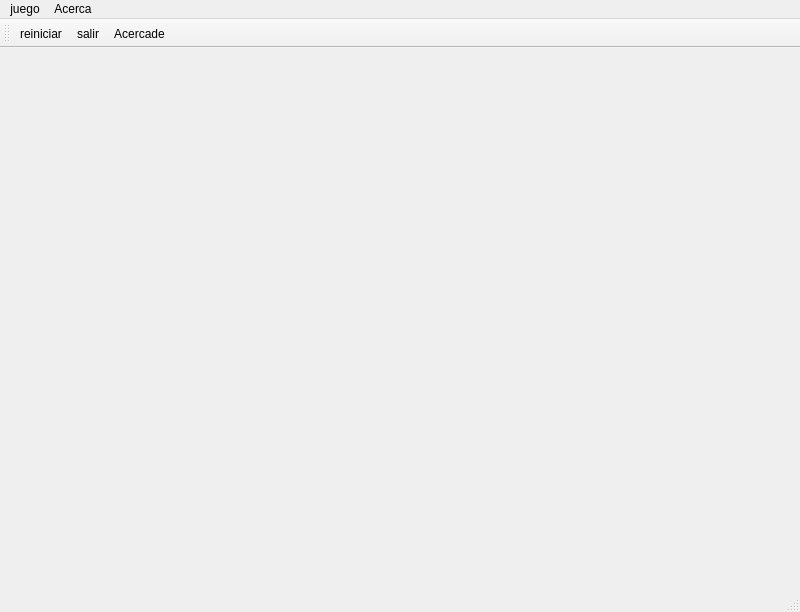
<?xml version="1.0" encoding="UTF-8"?>
<ui version="4.0">
 <class>MainWindow</class>
 <widget class="QMainWindow" name="MainWindow">
  <property name="geometry">
   <rect>
    <x>0</x>
    <y>0</y>
    <width>800</width>
    <height>600</height>
   </rect>
  </property>
  <property name="windowTitle">
   <string>Memory</string>
  </property>
  <widget class="QWidget" name="centralwidget">
   <layout class="QVBoxLayout" name="verticalLayout">
    <item>
     <layout class="QHBoxLayout" name="horizontalLayout">
      <item>
       <spacer name="horizontalSpacer">
        <property name="orientation">
         <enum>Qt::Horizontal</enum>
        </property>
        <property name="sizeHint" stdset="0">
         <size>
          <width>40</width>
          <height>20</height>
         </size>
        </property>
       </spacer>
      </item>
      <item>
       <layout class="QGridLayout" name="gridLayout_2">
        <item row="4" column="1">
         <widget class="QPushButton" name="m41">
          <property name="sizePolicy">
           <sizepolicy hsizetype="Expanding" vsizetype="Expanding">
            <horstretch>0</horstretch>
            <verstretch>0</verstretch>
           </sizepolicy>
          </property>
          <property name="minimumSize">
           <size>
            <width>100</width>
            <height>100</height>
           </size>
          </property>
          <property name="text">
           <string/>
          </property>
          <property name="icon">
           <iconset resource="icono.qrc">
            <normaloff>:/Iconos/topsecret.png</normaloff>:/Iconos/topsecret.png</iconset>
          </property>
          <property name="iconSize">
           <size>
            <width>80</width>
            <height>80</height>
           </size>
          </property>
          <property name="autoRepeat">
           <bool>false</bool>
          </property>
          <property name="autoExclusive">
           <bool>false</bool>
          </property>
          <property name="flat">
           <bool>true</bool>
          </property>
         </widget>
        </item>
        <item row="3" column="4">
         <widget class="QPushButton" name="m34">
          <property name="sizePolicy">
           <sizepolicy hsizetype="Expanding" vsizetype="Expanding">
            <horstretch>0</horstretch>
            <verstretch>0</verstretch>
           </sizepolicy>
          </property>
          <property name="minimumSize">
           <size>
            <width>100</width>
            <height>100</height>
           </size>
          </property>
          <property name="text">
           <string/>
          </property>
          <property name="icon">
           <iconset resource="icono.qrc">
            <normaloff>:/Iconos/topsecret.png</normaloff>:/Iconos/topsecret.png</iconset>
          </property>
          <property name="iconSize">
           <size>
            <width>80</width>
            <height>80</height>
           </size>
          </property>
          <property name="autoRepeat">
           <bool>false</bool>
          </property>
          <property name="autoExclusive">
           <bool>false</bool>
          </property>
          <property name="flat">
           <bool>true</bool>
          </property>
         </widget>
        </item>
        <item row="0" column="1">
         <widget class="QPushButton" name="m01">
          <property name="sizePolicy">
           <sizepolicy hsizetype="Expanding" vsizetype="Expanding">
            <horstretch>0</horstretch>
            <verstretch>0</verstretch>
           </sizepolicy>
          </property>
          <property name="minimumSize">
           <size>
            <width>100</width>
            <height>100</height>
           </size>
          </property>
          <property name="text">
           <string/>
          </property>
          <property name="icon">
           <iconset resource="icono.qrc">
            <normaloff>:/Iconos/topsecret.png</normaloff>:/Iconos/topsecret.png</iconset>
          </property>
          <property name="iconSize">
           <size>
            <width>80</width>
            <height>80</height>
           </size>
          </property>
          <property name="autoRepeat">
           <bool>false</bool>
          </property>
          <property name="autoExclusive">
           <bool>false</bool>
          </property>
          <property name="flat">
           <bool>true</bool>
          </property>
         </widget>
        </item>
        <item row="3" column="5">
         <widget class="QPushButton" name="m35">
          <property name="sizePolicy">
           <sizepolicy hsizetype="Expanding" vsizetype="Expanding">
            <horstretch>0</horstretch>
            <verstretch>0</verstretch>
           </sizepolicy>
          </property>
          <property name="minimumSize">
           <size>
            <width>100</width>
            <height>100</height>
           </size>
          </property>
          <property name="text">
           <string/>
          </property>
          <property name="icon">
           <iconset resource="icono.qrc">
            <normaloff>:/Iconos/topsecret.png</normaloff>:/Iconos/topsecret.png</iconset>
          </property>
          <property name="iconSize">
           <size>
            <width>80</width>
            <height>80</height>
           </size>
          </property>
          <property name="autoRepeat">
           <bool>false</bool>
          </property>
          <property name="autoExclusive">
           <bool>false</bool>
          </property>
          <property name="flat">
           <bool>true</bool>
          </property>
         </widget>
        </item>
        <item row="2" column="4">
         <widget class="QPushButton" name="m24">
          <property name="sizePolicy">
           <sizepolicy hsizetype="Expanding" vsizetype="Expanding">
            <horstretch>0</horstretch>
            <verstretch>0</verstretch>
           </sizepolicy>
          </property>
          <property name="minimumSize">
           <size>
            <width>100</width>
            <height>100</height>
           </size>
          </property>
          <property name="text">
           <string/>
          </property>
          <property name="icon">
           <iconset resource="icono.qrc">
            <normaloff>:/Iconos/topsecret.png</normaloff>:/Iconos/topsecret.png</iconset>
          </property>
          <property name="iconSize">
           <size>
            <width>80</width>
            <height>80</height>
           </size>
          </property>
          <property name="autoRepeat">
           <bool>false</bool>
          </property>
          <property name="autoExclusive">
           <bool>false</bool>
          </property>
          <property name="flat">
           <bool>true</bool>
          </property>
         </widget>
        </item>
        <item row="3" column="1">
         <widget class="QPushButton" name="m31">
          <property name="sizePolicy">
           <sizepolicy hsizetype="Expanding" vsizetype="Expanding">
            <horstretch>0</horstretch>
            <verstretch>0</verstretch>
           </sizepolicy>
          </property>
          <property name="minimumSize">
           <size>
            <width>100</width>
            <height>100</height>
           </size>
          </property>
          <property name="text">
           <string/>
          </property>
          <property name="icon">
           <iconset resource="icono.qrc">
            <normaloff>:/Iconos/topsecret.png</normaloff>:/Iconos/topsecret.png</iconset>
          </property>
          <property name="iconSize">
           <size>
            <width>80</width>
            <height>80</height>
           </size>
          </property>
          <property name="autoRepeat">
           <bool>false</bool>
          </property>
          <property name="autoExclusive">
           <bool>false</bool>
          </property>
          <property name="flat">
           <bool>true</bool>
          </property>
         </widget>
        </item>
        <item row="4" column="4">
         <widget class="QPushButton" name="m44">
          <property name="sizePolicy">
           <sizepolicy hsizetype="Expanding" vsizetype="Expanding">
            <horstretch>0</horstretch>
            <verstretch>0</verstretch>
           </sizepolicy>
          </property>
          <property name="minimumSize">
           <size>
            <width>100</width>
            <height>100</height>
           </size>
          </property>
          <property name="text">
           <string/>
          </property>
          <property name="icon">
           <iconset resource="icono.qrc">
            <normaloff>:/Iconos/topsecret.png</normaloff>:/Iconos/topsecret.png</iconset>
          </property>
          <property name="iconSize">
           <size>
            <width>80</width>
            <height>80</height>
           </size>
          </property>
          <property name="autoRepeat">
           <bool>false</bool>
          </property>
          <property name="autoExclusive">
           <bool>false</bool>
          </property>
          <property name="flat">
           <bool>true</bool>
          </property>
         </widget>
        </item>
        <item row="2" column="0">
         <widget class="QPushButton" name="m20">
          <property name="sizePolicy">
           <sizepolicy hsizetype="Expanding" vsizetype="Expanding">
            <horstretch>0</horstretch>
            <verstretch>0</verstretch>
           </sizepolicy>
          </property>
          <property name="minimumSize">
           <size>
            <width>100</width>
            <height>100</height>
           </size>
          </property>
          <property name="text">
           <string/>
          </property>
          <property name="icon">
           <iconset resource="icono.qrc">
            <normaloff>:/Iconos/topsecret.png</normaloff>:/Iconos/topsecret.png</iconset>
          </property>
          <property name="iconSize">
           <size>
            <width>80</width>
            <height>80</height>
           </size>
          </property>
          <property name="autoRepeat">
           <bool>false</bool>
          </property>
          <property name="autoExclusive">
           <bool>false</bool>
          </property>
          <property name="flat">
           <bool>true</bool>
          </property>
         </widget>
        </item>
        <item row="2" column="2">
         <widget class="QPushButton" name="m22">
          <property name="sizePolicy">
           <sizepolicy hsizetype="Expanding" vsizetype="Expanding">
            <horstretch>0</horstretch>
            <verstretch>0</verstretch>
           </sizepolicy>
          </property>
          <property name="minimumSize">
           <size>
            <width>100</width>
            <height>100</height>
           </size>
          </property>
          <property name="text">
           <string/>
          </property>
          <property name="icon">
           <iconset resource="icono.qrc">
            <normaloff>:/Iconos/topsecret.png</normaloff>:/Iconos/topsecret.png</iconset>
          </property>
          <property name="iconSize">
           <size>
            <width>80</width>
            <height>80</height>
           </size>
          </property>
          <property name="autoRepeat">
           <bool>false</bool>
          </property>
          <property name="autoExclusive">
           <bool>false</bool>
          </property>
          <property name="flat">
           <bool>true</bool>
          </property>
         </widget>
        </item>
        <item row="3" column="2">
         <widget class="QPushButton" name="m32">
          <property name="sizePolicy">
           <sizepolicy hsizetype="Expanding" vsizetype="Expanding">
            <horstretch>0</horstretch>
            <verstretch>0</verstretch>
           </sizepolicy>
          </property>
          <property name="minimumSize">
           <size>
            <width>100</width>
            <height>100</height>
           </size>
          </property>
          <property name="text">
           <string/>
          </property>
          <property name="icon">
           <iconset resource="icono.qrc">
            <normaloff>:/Iconos/topsecret.png</normaloff>:/Iconos/topsecret.png</iconset>
          </property>
          <property name="iconSize">
           <size>
            <width>80</width>
            <height>80</height>
           </size>
          </property>
          <property name="autoRepeat">
           <bool>false</bool>
          </property>
          <property name="autoExclusive">
           <bool>false</bool>
          </property>
          <property name="flat">
           <bool>true</bool>
          </property>
         </widget>
        </item>
        <item row="1" column="5">
         <widget class="QPushButton" name="m15">
          <property name="sizePolicy">
           <sizepolicy hsizetype="Expanding" vsizetype="Expanding">
            <horstretch>0</horstretch>
            <verstretch>0</verstretch>
           </sizepolicy>
          </property>
          <property name="minimumSize">
           <size>
            <width>100</width>
            <height>100</height>
           </size>
          </property>
          <property name="text">
           <string/>
          </property>
          <property name="icon">
           <iconset resource="icono.qrc">
            <normaloff>:/Iconos/topsecret.png</normaloff>:/Iconos/topsecret.png</iconset>
          </property>
          <property name="iconSize">
           <size>
            <width>80</width>
            <height>80</height>
           </size>
          </property>
          <property name="autoRepeat">
           <bool>false</bool>
          </property>
          <property name="autoExclusive">
           <bool>false</bool>
          </property>
          <property name="flat">
           <bool>true</bool>
          </property>
         </widget>
        </item>
        <item row="0" column="5">
         <widget class="QPushButton" name="m05">
          <property name="sizePolicy">
           <sizepolicy hsizetype="Expanding" vsizetype="Expanding">
            <horstretch>0</horstretch>
            <verstretch>0</verstretch>
           </sizepolicy>
          </property>
          <property name="minimumSize">
           <size>
            <width>100</width>
            <height>100</height>
           </size>
          </property>
          <property name="text">
           <string/>
          </property>
          <property name="icon">
           <iconset resource="icono.qrc">
            <normaloff>:/Iconos/topsecret.png</normaloff>:/Iconos/topsecret.png</iconset>
          </property>
          <property name="iconSize">
           <size>
            <width>80</width>
            <height>80</height>
           </size>
          </property>
          <property name="autoRepeat">
           <bool>false</bool>
          </property>
          <property name="autoExclusive">
           <bool>false</bool>
          </property>
          <property name="flat">
           <bool>true</bool>
          </property>
         </widget>
        </item>
        <item row="1" column="4">
         <widget class="QPushButton" name="m14">
          <property name="sizePolicy">
           <sizepolicy hsizetype="Expanding" vsizetype="Expanding">
            <horstretch>0</horstretch>
            <verstretch>0</verstretch>
           </sizepolicy>
          </property>
          <property name="minimumSize">
           <size>
            <width>100</width>
            <height>100</height>
           </size>
          </property>
          <property name="text">
           <string/>
          </property>
          <property name="icon">
           <iconset resource="icono.qrc">
            <normaloff>:/Iconos/topsecret.png</normaloff>:/Iconos/topsecret.png</iconset>
          </property>
          <property name="iconSize">
           <size>
            <width>80</width>
            <height>80</height>
           </size>
          </property>
          <property name="autoRepeat">
           <bool>false</bool>
          </property>
          <property name="autoExclusive">
           <bool>false</bool>
          </property>
          <property name="flat">
           <bool>true</bool>
          </property>
         </widget>
        </item>
        <item row="0" column="2">
         <widget class="QPushButton" name="m02">
          <property name="sizePolicy">
           <sizepolicy hsizetype="Expanding" vsizetype="Expanding">
            <horstretch>0</horstretch>
            <verstretch>0</verstretch>
           </sizepolicy>
          </property>
          <property name="minimumSize">
           <size>
            <width>100</width>
            <height>100</height>
           </size>
          </property>
          <property name="text">
           <string/>
          </property>
          <property name="icon">
           <iconset resource="icono.qrc">
            <normaloff>:/Iconos/topsecret.png</normaloff>:/Iconos/topsecret.png</iconset>
          </property>
          <property name="iconSize">
           <size>
            <width>80</width>
            <height>80</height>
           </size>
          </property>
          <property name="autoRepeat">
           <bool>false</bool>
          </property>
          <property name="autoExclusive">
           <bool>false</bool>
          </property>
          <property name="flat">
           <bool>true</bool>
          </property>
         </widget>
        </item>
        <item row="2" column="1">
         <widget class="QPushButton" name="m21">
          <property name="sizePolicy">
           <sizepolicy hsizetype="Expanding" vsizetype="Expanding">
            <horstretch>0</horstretch>
            <verstretch>0</verstretch>
           </sizepolicy>
          </property>
          <property name="minimumSize">
           <size>
            <width>100</width>
            <height>100</height>
           </size>
          </property>
          <property name="text">
           <string/>
          </property>
          <property name="icon">
           <iconset resource="icono.qrc">
            <normaloff>:/Iconos/topsecret.png</normaloff>:/Iconos/topsecret.png</iconset>
          </property>
          <property name="iconSize">
           <size>
            <width>80</width>
            <height>80</height>
           </size>
          </property>
          <property name="autoRepeat">
           <bool>false</bool>
          </property>
          <property name="autoExclusive">
           <bool>false</bool>
          </property>
          <property name="flat">
           <bool>true</bool>
          </property>
         </widget>
        </item>
        <item row="2" column="5">
         <widget class="QPushButton" name="m25">
          <property name="sizePolicy">
           <sizepolicy hsizetype="Expanding" vsizetype="Expanding">
            <horstretch>0</horstretch>
            <verstretch>0</verstretch>
           </sizepolicy>
          </property>
          <property name="minimumSize">
           <size>
            <width>100</width>
            <height>100</height>
           </size>
          </property>
          <property name="text">
           <string/>
          </property>
          <property name="icon">
           <iconset resource="icono.qrc">
            <normaloff>:/Iconos/topsecret.png</normaloff>:/Iconos/topsecret.png</iconset>
          </property>
          <property name="iconSize">
           <size>
            <width>80</width>
            <height>80</height>
           </size>
          </property>
          <property name="autoRepeat">
           <bool>false</bool>
          </property>
          <property name="autoExclusive">
           <bool>false</bool>
          </property>
          <property name="flat">
           <bool>true</bool>
          </property>
         </widget>
        </item>
        <item row="3" column="3">
         <widget class="QPushButton" name="m33">
          <property name="sizePolicy">
           <sizepolicy hsizetype="Expanding" vsizetype="Expanding">
            <horstretch>0</horstretch>
            <verstretch>0</verstretch>
           </sizepolicy>
          </property>
          <property name="minimumSize">
           <size>
            <width>100</width>
            <height>100</height>
           </size>
          </property>
          <property name="text">
           <string/>
          </property>
          <property name="icon">
           <iconset resource="icono.qrc">
            <normaloff>:/Iconos/topsecret.png</normaloff>:/Iconos/topsecret.png</iconset>
          </property>
          <property name="iconSize">
           <size>
            <width>80</width>
            <height>80</height>
           </size>
          </property>
          <property name="autoRepeat">
           <bool>false</bool>
          </property>
          <property name="autoExclusive">
           <bool>false</bool>
          </property>
          <property name="flat">
           <bool>true</bool>
          </property>
         </widget>
        </item>
        <item row="1" column="0">
         <widget class="QPushButton" name="m10">
          <property name="sizePolicy">
           <sizepolicy hsizetype="Expanding" vsizetype="Expanding">
            <horstretch>0</horstretch>
            <verstretch>0</verstretch>
           </sizepolicy>
          </property>
          <property name="minimumSize">
           <size>
            <width>100</width>
            <height>100</height>
           </size>
          </property>
          <property name="text">
           <string/>
          </property>
          <property name="icon">
           <iconset resource="icono.qrc">
            <normaloff>:/Iconos/topsecret.png</normaloff>:/Iconos/topsecret.png</iconset>
          </property>
          <property name="iconSize">
           <size>
            <width>80</width>
            <height>80</height>
           </size>
          </property>
          <property name="autoRepeat">
           <bool>false</bool>
          </property>
          <property name="autoExclusive">
           <bool>false</bool>
          </property>
          <property name="flat">
           <bool>true</bool>
          </property>
         </widget>
        </item>
        <item row="1" column="2">
         <widget class="QPushButton" name="m12">
          <property name="sizePolicy">
           <sizepolicy hsizetype="Expanding" vsizetype="Expanding">
            <horstretch>0</horstretch>
            <verstretch>0</verstretch>
           </sizepolicy>
          </property>
          <property name="minimumSize">
           <size>
            <width>100</width>
            <height>100</height>
           </size>
          </property>
          <property name="text">
           <string/>
          </property>
          <property name="icon">
           <iconset resource="icono.qrc">
            <normaloff>:/Iconos/topsecret.png</normaloff>:/Iconos/topsecret.png</iconset>
          </property>
          <property name="iconSize">
           <size>
            <width>80</width>
            <height>80</height>
           </size>
          </property>
          <property name="autoRepeat">
           <bool>false</bool>
          </property>
          <property name="autoExclusive">
           <bool>false</bool>
          </property>
          <property name="flat">
           <bool>true</bool>
          </property>
         </widget>
        </item>
        <item row="0" column="3">
         <widget class="QPushButton" name="m03">
          <property name="sizePolicy">
           <sizepolicy hsizetype="Expanding" vsizetype="Expanding">
            <horstretch>0</horstretch>
            <verstretch>0</verstretch>
           </sizepolicy>
          </property>
          <property name="minimumSize">
           <size>
            <width>100</width>
            <height>100</height>
           </size>
          </property>
          <property name="text">
           <string/>
          </property>
          <property name="icon">
           <iconset resource="icono.qrc">
            <normaloff>:/Iconos/topsecret.png</normaloff>:/Iconos/topsecret.png</iconset>
          </property>
          <property name="iconSize">
           <size>
            <width>80</width>
            <height>80</height>
           </size>
          </property>
          <property name="autoRepeat">
           <bool>false</bool>
          </property>
          <property name="autoExclusive">
           <bool>false</bool>
          </property>
          <property name="flat">
           <bool>true</bool>
          </property>
         </widget>
        </item>
        <item row="4" column="0">
         <widget class="QPushButton" name="m40">
          <property name="sizePolicy">
           <sizepolicy hsizetype="Expanding" vsizetype="Expanding">
            <horstretch>0</horstretch>
            <verstretch>0</verstretch>
           </sizepolicy>
          </property>
          <property name="minimumSize">
           <size>
            <width>100</width>
            <height>100</height>
           </size>
          </property>
          <property name="text">
           <string/>
          </property>
          <property name="icon">
           <iconset resource="icono.qrc">
            <normaloff>:/Iconos/topsecret.png</normaloff>:/Iconos/topsecret.png</iconset>
          </property>
          <property name="iconSize">
           <size>
            <width>80</width>
            <height>80</height>
           </size>
          </property>
          <property name="autoRepeat">
           <bool>false</bool>
          </property>
          <property name="autoExclusive">
           <bool>false</bool>
          </property>
          <property name="flat">
           <bool>true</bool>
          </property>
         </widget>
        </item>
        <item row="4" column="2">
         <widget class="QPushButton" name="m42">
          <property name="sizePolicy">
           <sizepolicy hsizetype="Expanding" vsizetype="Expanding">
            <horstretch>0</horstretch>
            <verstretch>0</verstretch>
           </sizepolicy>
          </property>
          <property name="minimumSize">
           <size>
            <width>100</width>
            <height>100</height>
           </size>
          </property>
          <property name="text">
           <string/>
          </property>
          <property name="icon">
           <iconset resource="icono.qrc">
            <normaloff>:/Iconos/topsecret.png</normaloff>:/Iconos/topsecret.png</iconset>
          </property>
          <property name="iconSize">
           <size>
            <width>80</width>
            <height>80</height>
           </size>
          </property>
          <property name="autoRepeat">
           <bool>false</bool>
          </property>
          <property name="autoExclusive">
           <bool>false</bool>
          </property>
          <property name="flat">
           <bool>true</bool>
          </property>
         </widget>
        </item>
        <item row="1" column="3">
         <widget class="QPushButton" name="m13">
          <property name="sizePolicy">
           <sizepolicy hsizetype="Expanding" vsizetype="Expanding">
            <horstretch>0</horstretch>
            <verstretch>0</verstretch>
           </sizepolicy>
          </property>
          <property name="minimumSize">
           <size>
            <width>100</width>
            <height>100</height>
           </size>
          </property>
          <property name="text">
           <string/>
          </property>
          <property name="icon">
           <iconset resource="icono.qrc">
            <normaloff>:/Iconos/topsecret.png</normaloff>:/Iconos/topsecret.png</iconset>
          </property>
          <property name="iconSize">
           <size>
            <width>80</width>
            <height>80</height>
           </size>
          </property>
          <property name="autoRepeat">
           <bool>false</bool>
          </property>
          <property name="autoExclusive">
           <bool>false</bool>
          </property>
          <property name="flat">
           <bool>true</bool>
          </property>
         </widget>
        </item>
        <item row="3" column="0">
         <widget class="QPushButton" name="m30">
          <property name="sizePolicy">
           <sizepolicy hsizetype="Expanding" vsizetype="Expanding">
            <horstretch>0</horstretch>
            <verstretch>0</verstretch>
           </sizepolicy>
          </property>
          <property name="minimumSize">
           <size>
            <width>100</width>
            <height>100</height>
           </size>
          </property>
          <property name="text">
           <string/>
          </property>
          <property name="icon">
           <iconset resource="icono.qrc">
            <normaloff>:/Iconos/topsecret.png</normaloff>:/Iconos/topsecret.png</iconset>
          </property>
          <property name="iconSize">
           <size>
            <width>80</width>
            <height>80</height>
           </size>
          </property>
          <property name="autoRepeat">
           <bool>false</bool>
          </property>
          <property name="autoExclusive">
           <bool>false</bool>
          </property>
          <property name="flat">
           <bool>true</bool>
          </property>
         </widget>
        </item>
        <item row="0" column="4">
         <widget class="QPushButton" name="m04">
          <property name="sizePolicy">
           <sizepolicy hsizetype="Expanding" vsizetype="Expanding">
            <horstretch>0</horstretch>
            <verstretch>0</verstretch>
           </sizepolicy>
          </property>
          <property name="minimumSize">
           <size>
            <width>100</width>
            <height>100</height>
           </size>
          </property>
          <property name="text">
           <string/>
          </property>
          <property name="icon">
           <iconset resource="icono.qrc">
            <normaloff>:/Iconos/topsecret.png</normaloff>:/Iconos/topsecret.png</iconset>
          </property>
          <property name="iconSize">
           <size>
            <width>80</width>
            <height>80</height>
           </size>
          </property>
          <property name="autoRepeat">
           <bool>false</bool>
          </property>
          <property name="autoExclusive">
           <bool>false</bool>
          </property>
          <property name="flat">
           <bool>true</bool>
          </property>
         </widget>
        </item>
        <item row="0" column="0">
         <widget class="QPushButton" name="m00">
          <property name="sizePolicy">
           <sizepolicy hsizetype="Expanding" vsizetype="Expanding">
            <horstretch>0</horstretch>
            <verstretch>0</verstretch>
           </sizepolicy>
          </property>
          <property name="minimumSize">
           <size>
            <width>100</width>
            <height>100</height>
           </size>
          </property>
          <property name="text">
           <string/>
          </property>
          <property name="icon">
           <iconset resource="icono.qrc">
            <normaloff>:/Iconos/topsecret.png</normaloff>:/Iconos/topsecret.png</iconset>
          </property>
          <property name="iconSize">
           <size>
            <width>80</width>
            <height>80</height>
           </size>
          </property>
          <property name="autoRepeat">
           <bool>false</bool>
          </property>
          <property name="autoExclusive">
           <bool>false</bool>
          </property>
          <property name="flat">
           <bool>true</bool>
          </property>
         </widget>
        </item>
        <item row="2" column="3">
         <widget class="QPushButton" name="m23">
          <property name="sizePolicy">
           <sizepolicy hsizetype="Expanding" vsizetype="Expanding">
            <horstretch>0</horstretch>
            <verstretch>0</verstretch>
           </sizepolicy>
          </property>
          <property name="minimumSize">
           <size>
            <width>100</width>
            <height>100</height>
           </size>
          </property>
          <property name="text">
           <string/>
          </property>
          <property name="icon">
           <iconset resource="icono.qrc">
            <normaloff>:/Iconos/topsecret.png</normaloff>:/Iconos/topsecret.png</iconset>
          </property>
          <property name="iconSize">
           <size>
            <width>80</width>
            <height>80</height>
           </size>
          </property>
          <property name="autoRepeat">
           <bool>false</bool>
          </property>
          <property name="autoExclusive">
           <bool>false</bool>
          </property>
          <property name="flat">
           <bool>true</bool>
          </property>
         </widget>
        </item>
        <item row="1" column="1">
         <widget class="QPushButton" name="m11">
          <property name="sizePolicy">
           <sizepolicy hsizetype="Expanding" vsizetype="Expanding">
            <horstretch>0</horstretch>
            <verstretch>0</verstretch>
           </sizepolicy>
          </property>
          <property name="minimumSize">
           <size>
            <width>100</width>
            <height>100</height>
           </size>
          </property>
          <property name="text">
           <string/>
          </property>
          <property name="icon">
           <iconset resource="icono.qrc">
            <normaloff>:/Iconos/topsecret.png</normaloff>:/Iconos/topsecret.png</iconset>
          </property>
          <property name="iconSize">
           <size>
            <width>80</width>
            <height>80</height>
           </size>
          </property>
          <property name="autoRepeat">
           <bool>false</bool>
          </property>
          <property name="autoExclusive">
           <bool>false</bool>
          </property>
          <property name="flat">
           <bool>true</bool>
          </property>
         </widget>
        </item>
        <item row="4" column="3">
         <widget class="QPushButton" name="m43">
          <property name="sizePolicy">
           <sizepolicy hsizetype="Expanding" vsizetype="Expanding">
            <horstretch>0</horstretch>
            <verstretch>0</verstretch>
           </sizepolicy>
          </property>
          <property name="minimumSize">
           <size>
            <width>100</width>
            <height>100</height>
           </size>
          </property>
          <property name="text">
           <string/>
          </property>
          <property name="icon">
           <iconset resource="icono.qrc">
            <normaloff>:/Iconos/topsecret.png</normaloff>:/Iconos/topsecret.png</iconset>
          </property>
          <property name="iconSize">
           <size>
            <width>80</width>
            <height>80</height>
           </size>
          </property>
          <property name="autoRepeat">
           <bool>false</bool>
          </property>
          <property name="autoExclusive">
           <bool>false</bool>
          </property>
          <property name="flat">
           <bool>true</bool>
          </property>
         </widget>
        </item>
        <item row="4" column="5">
         <widget class="QPushButton" name="m45">
          <property name="sizePolicy">
           <sizepolicy hsizetype="Expanding" vsizetype="Expanding">
            <horstretch>0</horstretch>
            <verstretch>0</verstretch>
           </sizepolicy>
          </property>
          <property name="minimumSize">
           <size>
            <width>100</width>
            <height>100</height>
           </size>
          </property>
          <property name="text">
           <string/>
          </property>
          <property name="icon">
           <iconset resource="icono.qrc">
            <normaloff>:/Iconos/topsecret.png</normaloff>:/Iconos/topsecret.png</iconset>
          </property>
          <property name="iconSize">
           <size>
            <width>80</width>
            <height>80</height>
           </size>
          </property>
          <property name="autoRepeat">
           <bool>false</bool>
          </property>
          <property name="autoExclusive">
           <bool>false</bool>
          </property>
          <property name="flat">
           <bool>true</bool>
          </property>
         </widget>
        </item>
       </layout>
      </item>
      <item>
       <spacer name="horizontalSpacer_2">
        <property name="orientation">
         <enum>Qt::Horizontal</enum>
        </property>
        <property name="sizeHint" stdset="0">
         <size>
          <width>40</width>
          <height>20</height>
         </size>
        </property>
       </spacer>
      </item>
     </layout>
    </item>
    <item>
     <spacer name="verticalSpacer">
      <property name="orientation">
       <enum>Qt::Vertical</enum>
      </property>
      <property name="sizeHint" stdset="0">
       <size>
        <width>20</width>
        <height>72</height>
       </size>
      </property>
     </spacer>
    </item>
   </layout>
  </widget>
  <widget class="QMenuBar" name="menubar">
   <property name="geometry">
    <rect>
     <x>0</x>
     <y>0</y>
     <width>800</width>
     <height>21</height>
    </rect>
   </property>
   <widget class="QMenu" name="menujuego">
    <property name="title">
     <string>juego</string>
    </property>
    <addaction name="actionreiniciar"/>
    <addaction name="actionsalir"/>
   </widget>
   <widget class="QMenu" name="menuAcerca">
    <property name="title">
     <string>Acerca</string>
    </property>
    <addaction name="actionAcercade"/>
   </widget>
   <addaction name="menujuego"/>
   <addaction name="menuAcerca"/>
  </widget>
  <widget class="QStatusBar" name="statusbar"/>
  <widget class="QToolBar" name="toolBar">
   <property name="windowTitle">
    <string>toolBar</string>
   </property>
   <attribute name="toolBarArea">
    <enum>TopToolBarArea</enum>
   </attribute>
   <attribute name="toolBarBreak">
    <bool>false</bool>
   </attribute>
   <addaction name="actionreiniciar"/>
   <addaction name="actionsalir"/>
   <addaction name="actionAcercade"/>
  </widget>
  <action name="actionreiniciar">
   <property name="icon">
    <iconset resource="icono.qrc">
     <normaloff>:/Iconos/reset.png</normaloff>:/Iconos/reset.png</iconset>
   </property>
   <property name="text">
    <string>reiniciar</string>
   </property>
  </action>
  <action name="actionsalir">
   <property name="icon">
    <iconset resource="icono.qrc">
     <normaloff>:/Iconos/exit.png</normaloff>:/Iconos/exit.png</iconset>
   </property>
   <property name="text">
    <string>salir</string>
   </property>
  </action>
  <action name="actionAcercade">
   <property name="icon">
    <iconset resource="icono.qrc">
     <normaloff>:/Iconos/about.png</normaloff>:/Iconos/about.png</iconset>
   </property>
   <property name="text">
    <string>Acercade</string>
   </property>
  </action>
 </widget>
 <resources>
  <include location="icono.qrc"/>
 </resources>
 <connections/>
</ui>
